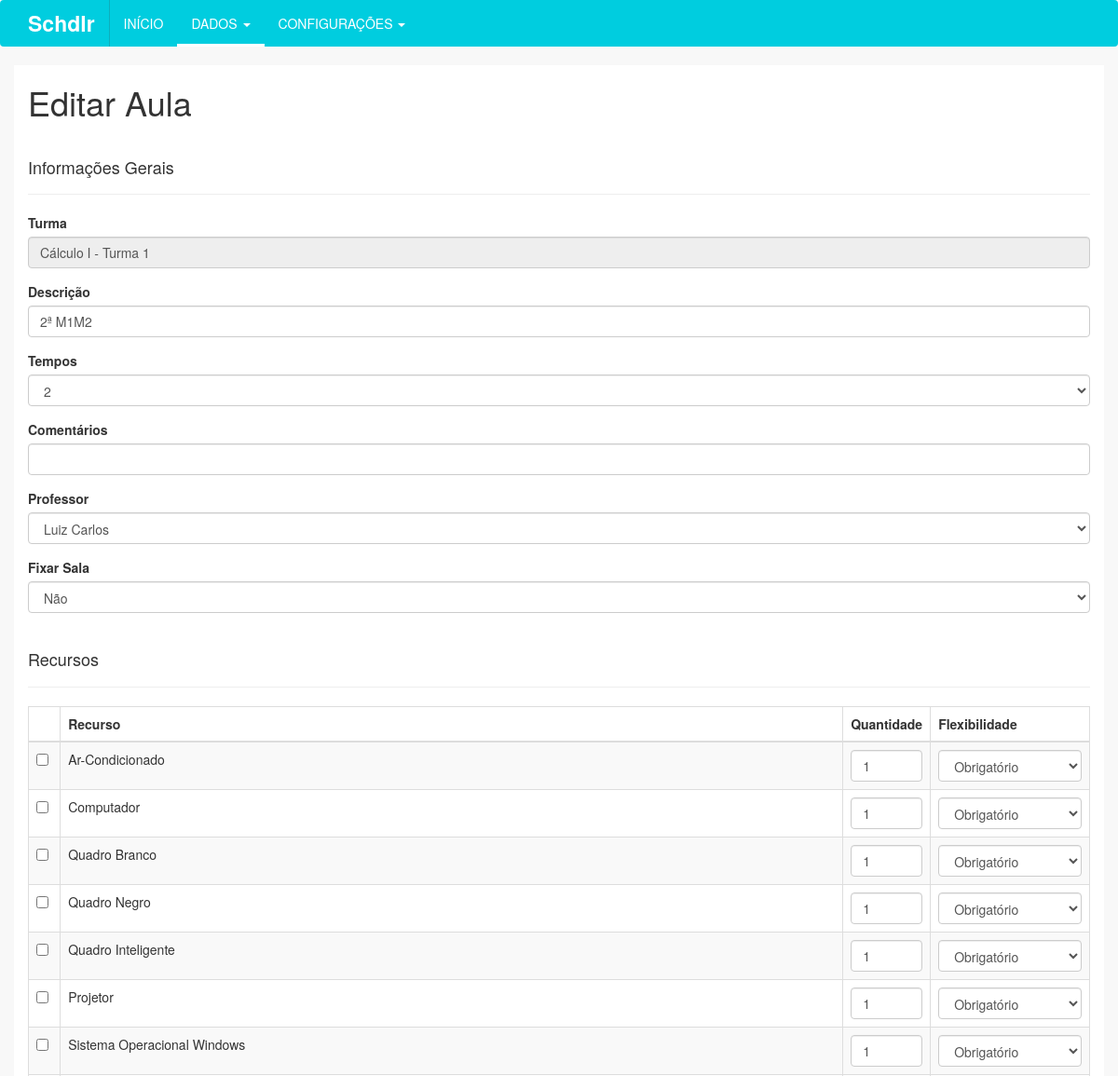
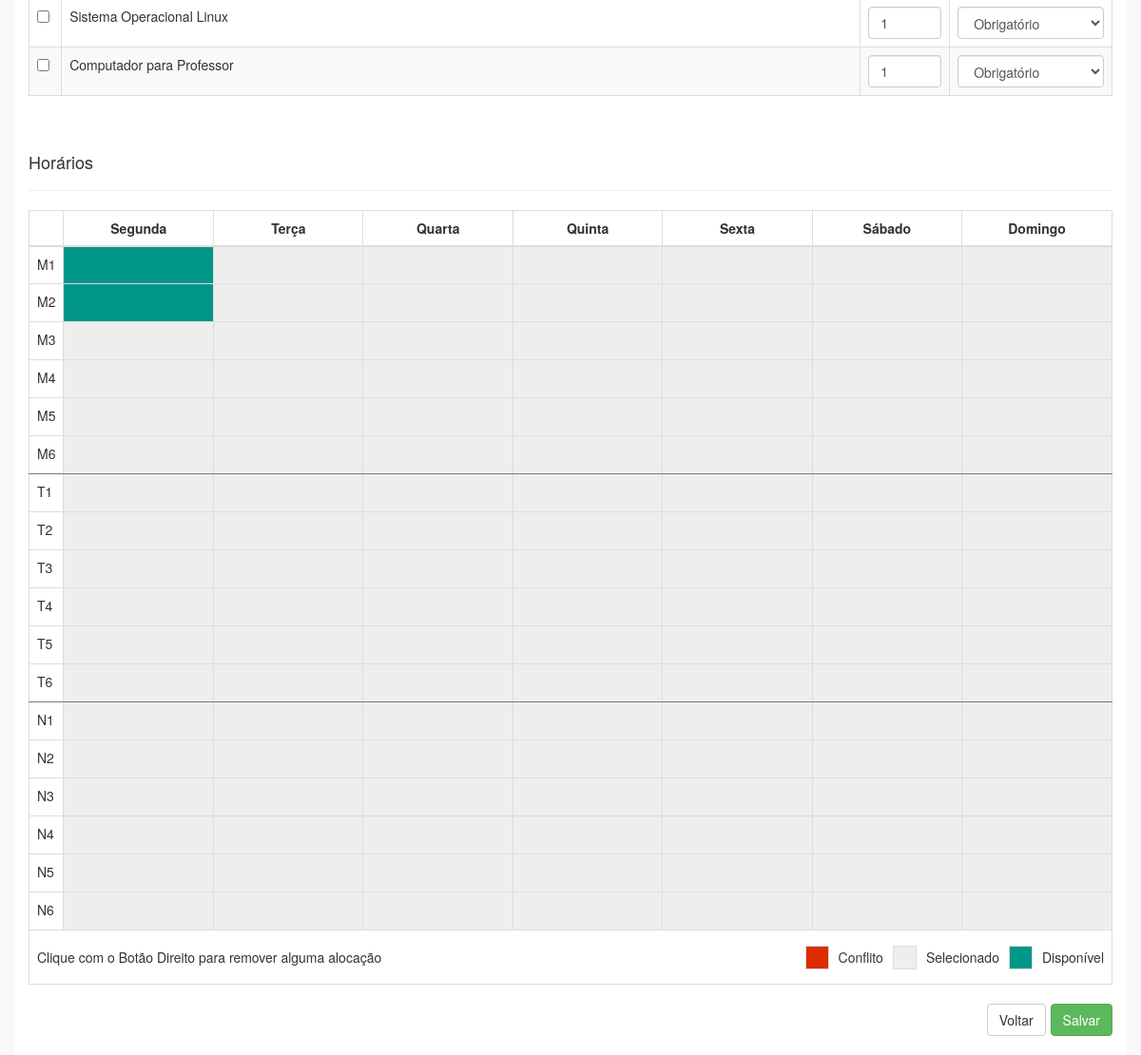
The app's page /turma/21/aula/editar/40 with its own data (2 pictures, top to bottom).
### tables this page shows
CREATE TABLE `turma` (
  `idTurma` int(11) NOT NULL,
  `descricao` varchar(45) DEFAULT NULL,
  `capacidade` int(11) NOT NULL,
  `ativo` tinyint(1) NOT NULL DEFAULT '1',
  `excluido` tinyint(1) NOT NULL DEFAULT '0',
  `Disciplina_idDisciplina` int(11) NOT NULL,
  `CursoPreferencial_idCurso` int(11) NOT NULL
);

CREATE TABLE `disciplina` (
  `idDisciplina` int(11) NOT NULL,
  `nome` varchar(45) NOT NULL,
  `codigo` varchar(45) NOT NULL,
  `descricao` varchar(45) DEFAULT NULL,
  `carga_horaria` varchar(45) NOT NULL,
  `ativo` tinyint(1) NOT NULL DEFAULT '1',
  `excluido` tinyint(1) NOT NULL DEFAULT '0',
  `Departamento_idDepartamento` int(11) NOT NULL
);

CREATE TABLE `aula` (
  `idAula` int(11) NOT NULL,
  `descricao` varchar(45) DEFAULT NULL,
  `comentarios` varchar(45) DEFAULT NULL,
  `ativo` tinyint(1) NOT NULL DEFAULT '1',
  `excluido` tinyint(1) NOT NULL DEFAULT '0',
  `Turma_idTurma` int(11) NOT NULL,
  `Agregacao_idAgregacao` int(11) NOT NULL
);

CREATE TABLE `agregacao` (
  `idAgregacao` int(11) NOT NULL,
  `tempos` int(11) NOT NULL,
  `excluido` tinyint(1) NOT NULL DEFAULT '0',
  `Sala_idSala` int(11) DEFAULT NULL,
  `Professor_idProfessor` int(11) DEFAULT NULL
);

CREATE TABLE `professor` (
  `idProfessor` int(11) NOT NULL,
  `nome` varchar(255) DEFAULT NULL,
  `ativo` tinyint(1) NOT NULL DEFAULT '1',
  `excluido` tinyint(1) NOT NULL DEFAULT '0',
  `Instituto_idInstituto` int(11) NOT NULL
);

CREATE TABLE `recurso` (
  `idRecurso` int(11) NOT NULL,
  `descricao` varchar(45) DEFAULT NULL,
  `ativo` tinyint(1) NOT NULL DEFAULT '1',
  `excluido` tinyint(1) NOT NULL DEFAULT '0'
);

### index.php (called while the page is built, shortened)
<?php
	require_once("controles/Manipulador.php");
	Manipulador::Instancia()->Conteudo();
?>

### modelos/DaoTurma.php (called while the page is built, shortened)
<?php
	require_once("Conexao.php");
	class DaoTurma{
		public static $instancia;
		public static function Instancia(){
			if (!isset(self::$instancia))
				self::$instancia = new DaoTurma();
			return self::$instancia;
		}
		public function CarregarPorId($id){
			try{
				$sql = "SELECT turma.idTurma, turma.CursoPreferencial_idCurso, turma.descricao, turma.Disciplina_idDisciplina, turma.capacidade, turma.ativo, turma.excluido, disciplina.nome as disciplina FROM turma
							INNER JOIN disciplina ON turma.Disciplina_idDisciplina = disciplina.idDisciplina
								WHERE turma.idTurma = :id";
				$p_sql = Conexao::Instancia()->prepare($sql);
				$p_sql->bindValue(":id", $id);
				$p_sql->execute();
				$ar = $p_sql->fetchAll();
				if(sizeof($ar) >= 1)
					return $ar[0];
				else
					return false;
			}
			catch(Exception $e){
				echo "Exception >>> ".$e;
			}
		}
	}
?>

### modelos/DaoAula.php (called while the page is built, shortened)
<?php
	require_once("Conexao.php");
	class DaoAula{
		public static $instancia;
		public static function Instancia(){
			if (!isset(self::$instancia))
				self::$instancia = new DaoAula();
			return self::$instancia;
		}
		public function ListarPorAgregacao($idAgregacao, $idAula = 0){
			try{
				$sql = "SELECT aula.idAula, aula.descricao, aula.comentarios, aula.Turma_idTurma as idTurma, aula.ativo, aula.excluido, aula.Agregacao_idAgregacao as idAgregacao, agregacao.tempos, turma.descricao as turma, CONCAT(disciplina.codigo, ' ', disciplina.nome) as disciplina FROM aula
							INNER JOIN agregacao ON aula.Agregacao_idAgregacao = agregacao.idAgregacao
							INNER JOIN turma ON aula.Turma_idTurma = turma.idTurma
							INNER JOIN disciplina ON turma.Disciplina_idDisciplina = disciplina.idDisciplina
							WHERE aula.excluido = 0 AND aula.Agregacao_idAgregacao = :idAgregacao AND aula.idAula != :idAula";
				$p_sql = Conexao::Instancia()->prepare($sql);
				$p_sql->bindValue(":idAgregacao", $idAgregacao);
				$p_sql->bindValue(":idAula", $idAula);
				$p_sql->execute();
				return $p_sql->fetchAll();
			}
			catch(Exception $e){
				echo "Exception >>> ".$e;
			}
		}
		public function CarregarPorId($id){
			try{
				$sql = "SELECT aula.idAula, aula.descricao, agregacao.Sala_idSala, agregacao.Professor_idProfessor, aula.comentarios, aula.Turma_idTurma as idTurma, aula.ativo, aula.excluido, aula.Agregacao_idAgregacao as idAgregacao, agregacao.tempos FROM aula
							INNER JOIN agregacao ON aula.Agregacao_idAgregacao = agregacao.idAgregacao
								WHERE idAula = :id";
				$p_sql = Conexao::Instancia()->prepare($sql);
				$p_sql->bindValue(":id", $id);
				$p_sql->execute();
				$ar = $p_sql->fetchAll();
				if(sizeof($ar) >= 1)
					return $ar[0];
				else
					return false;
			}
			catch(Exception $e){
				echo "Exception >>> ".$e;
			}
		}
	}
?>

### modelos/Conexao.php (called while the page is built, shortened)
<?php
class Conexao{
	public static $instancia;
	public static function Instancia() {
		if (!isset(self::$instancia)) {
			self::$instancia = new PDO('mysql:host=localhost;dbname=tcc', 'root', '', array(PDO::MYSQL_ATTR_INIT_COMMAND => "SET NAMES utf8"));
			self::$instancia->setAttribute(PDO::ATTR_ERRMODE, PDO::ERRMODE_EXCEPTION);
			self::$instancia->setAttribute(PDO::ATTR_ORACLE_NULLS, PDO::NULL_EMPTY_STRING);
		}
		return self::$instancia;
	}
}
?>

### modelos/DaoProfessor.php (called while the page is built, shortened)
<?php
	require_once("Conexao.php");
	class DaoProfessor{
		public static $instancia;
		public static function Instancia(){
			if (!isset(self::$instancia))
				self::$instancia = new DaoProfessor();
			return self::$instancia;
		}
		public function ListarAtivos(){
			try{
				$sql = "SELECT * FROM professor WHERE excluido = 0 and ativo=1 ORDER BY NOME ASC";
				$p_sql = Conexao::Instancia()->prepare($sql);
				$p_sql->execute();
				return $p_sql->fetchAll();
			}
			catch(Exception $e){
				echo "Exception >>> ".$e;
			}
		}
	}
?>

### modelos/DaoRecurso.php (called while the page is built, shortened)
<?php
	require_once("Conexao.php");
	class DaoRecurso{
		public static $instancia;
		public static function Instancia(){
			if (!isset(self::$instancia))
				self::$instancia = new DaoRecurso();
			return self::$instancia;
		}
		public function ListarAtivos(){
			try{
				$sql = "SELECT * FROM recurso WHERE excluido = 0 and ativo=1";
				$p_sql = Conexao::Instancia()->prepare($sql);
				$p_sql->execute();
				return $p_sql->fetchAll();
			}
			catch(Exception $e){
				echo "Exception >>> ".$e;
			}
		}
	}
?>

### modelos/DaoTempoAula.php (called while the page is built, shortened)
<?php
	require_once("Conexao.php");
	class DaoTempoAula{
		public static $instancia;
		public static function Instancia(){
			if (!isset(self::$instancia))
				self::$instancia = new DaoTempoAula();
			return self::$instancia;
		}
		public function CarregarPorAgregacao($agregacaoId, $tempos=1){
			try{
				$sql = "SELECT * FROM agregacao_tempoaula WHERE Agregacao_idAgregacao = :agregacaoId";
				$p_sql = Conexao::Instancia()->prepare($sql);
				$p_sql->bindValue(":agregacaoId", $agregacaoId);
				$p_sql->execute();
				$dias = array("SEG", "TER", "QUA", "QUI", "SEX", "SAB","DOM");
				$turnos = array("M","T","N");
				$horarios = array();
				$aulas = array();
				for($j = 0; $j < sizeof($turnos); $j++){
					for($k = 1; $k<=6; $k++){
						$horarios[] = $turnos[$j].$k;
					}
				}
				$horarios_flip = array_flip($horarios);
				for($i = 0; $i < sizeof($dias); $i++){
					for($j = 0; $j < sizeof($turnos); $j++){
						for($k = 1; $k<=6; $k++){
							$aulas[$dias[$i]][$turnos[$j].$k] = 0;
						}
					}
				}
				$consulta = $p_sql->fetchAll();
				foreach ($consulta as $key => $value) {
					$indice = $horarios_flip[$value["TempoAula_horario"]];
					for($i = 0; $i<$tempos; $i++){
						$aulas[$value["TempoAula_dia"]][$horarios[$indice+$i]] = 1;
					}
				}
				return $aulas;
			}
			catch(Exception $e){
				echo "Exception >>> ".$e;
			}
		}
	}
?>

### visoes/aula/editar.php (the view, shortened to what this page needs)
<?php
  $id = $_GET['aux2'];
  require_once("modelos/DaoAula.php");
  $dados = DaoAula::Instancia()->CarregarPorId($id);
  require_once("modelos/DaoRecurso.php");
  $recursos = DaoRecurso::Instancia()->ListarAtivos();
  require_once("modelos/DaoTempoAula.php");
  require_once("modelos/DaoTurma.php");
  require_once("modelos/DaoProfessor.php");
  $professores = DaoProfessor::Instancia()->ListarAtivos();
  $turma = DaoTurma::Instancia()->CarregarPorId($dados["idTurma"]);
  $aulasAgregadas = DaoAula::Instancia()->ListarPorAgregacao($dados["idAgregacao"], $id);
?>
<h1>Editar Aula</h1>
<form method="POST" action="<?php echo Manipulador::getDir(); ?>controles/aula.php?acao=editar" class="form-validate">
    <div class="page-header">
      <h4>Informações Gerais</h4>
    </div>
    <div class="form-group">
      <label for="turma">Turma</label>
      <input type="text" class="form-control" id="turma" disabled value="<?php echo $turma["disciplina"]." - ".$turma["descricao"]; ?>">
    </div>
   <div class="form-group">
      <label for="descricao">Descrição</label>
      <input type="text" name="descricao" class="form-control" id="descricao" minlength="1" required value="<?php echo $dados['descricao']; ?>">
    </div>
    <div class="form-group">
      <label for="tempos">Tempos</label>
      <select name="tempos" class="form-control" id="aulaTempos" required>
        <option value="2" <?php echo (($dados["tempos"] == "2")?"selected":""); ?>>2</option>
      </select>
    </div>
    <div class="form-group">
      <label for="comentarios">Comentários</label>
      <input type="text" name="comentarios" class="form-control" id="comentarios" value="<?php echo $dados['comentarios']; ?>">
    </div>
    <div class="form-group">
        <label for="idProfessor">Professor</label>
        <select name="idProfessor" class="form-control" id="professor">
            <?php foreach ($professores as $key => $value) { ?>
              <option value="<?php echo $value["idProfessor"]; ?>" <?php echo (($dados['Professor_idProfessor']==$value["idProfessor"])?"selected":""); ?>><?php echo $value["nome"]; ?></option>
            <?php } ?>
      </select>
    </div>
    <div class="form-group">
        <label for="idSala">Fixar Sala</label>
        <select name="idSala" class="form-control" id="sala">
          <option value="">Não</option>
      </select>
    </div>
    <div class="page-header">
      <h4>Recursos</h4>
    </div>
    <div class="table-responsive">
        <table class="table table-striped table-bordered">
            <thead>
              <tr>
                <th width="3%"></th>
                <th>Recurso</th>
                <th width="5%">Quantidade</th>
                <th width="15%">Flexibilidade</th>
              </tr>
            </thead>
            <tbody>
    <?php
        $recursosAulaId = array();
        $recursosAulaQuantidade = array();
        $recursosAulaFlexibilidade = array();
        foreach ($recursos as $key => $value) {
    ?>
              <tr>
                <td width="3%"><input type="checkbox" name="recursos[<?php echo $value["idRecurso"]; ?>][ativo]" id="recursos_<?php echo $value["idRecurso"]; ?>" value="1" <?php echo (in_array($value["idRecurso"], $recursosAulaId))?"checked":""; ?>></td>
                <td><?php echo $value["descricao"]; ?></td>
                <td width="5%"><input type="number" min="0" required name="recursos[<?php echo $value["idRecurso"]; ?>][quantidade]" class="form-control" id="recursos_quantidade_<?php echo $value["idRecurso"]; ?>" value="<?php echo (in_array($value["idRecurso"], $recursosAulaId))?$recursosAulaQuantidade[$value["idRecurso"]]:"1"; ?>"></td>
                <td width="15%">
                  <select required name="recursos[<?php echo $value["idRecurso"]; ?>][flexibilidade]" class="form-control" id="recursos_flexibilidade_<?php echo $value["idRecurso"]; ?>">
                    <option value="4" <?php echo (in_array($value["idRecurso"], $recursosAulaId))?(($recursosAulaFlexibilidade[$value["idRecurso"]] == "4")?"selected":""):"selected"; ?>>Obrigatório</option>
                  </select>
                </td>
              </tr>
    <?php
        }
    ?>
            </tbody>
        </table>
    </div>
    <div class="page-header">
      <h4>Horários</h4>
    </div>
    <div class="table-responsive">
      <table class="table table-bordered" id="tabela-horarios-aula">
        <thead>
          <tr>
            <th width="2%"></th>
            <th width="14%" class="text-center">Segunda</th>
            <th width="14%" class="text-center">Terça</th>
            <th width="14%" class="text-center">Quarta</th>
            <th width="14%" class="text-center">Quinta</th>
            <th width="14%" class="text-center">Sexta</th>
            <th width="14%" class="text-center">Sábado</th>
            <th width="14%" class="text-center">Domingo</th>
          </tr>
        </thead>
        <tbody>
            <?php
              $tempoAulas = DaoTempoAula::Instancia()->CarregarPorAgregacao($dados["idAgregacao"], $dados["tempos"]);
              $horarios = array("M","T","N");
              for($i=0;$i<3;$i++){
                for($j=1; $j<=6; $j++){
                  ?>
                    <tr>
                      <td width="2%"  class="inselecionavel<?php echo ($j==6 && $i!=2)?" borda-inferior":""; ?>"><?php echo $horarios[$i].$j;?></td>
                      <td width="14%" class="text-center<?php echo ($j==6 && $i!=2)?" borda-inferior":""; ?> <?php echo ($tempoAulas['SEG'][$horarios[$i].$j] == 0)?"in":""; ?>disponivel"></td>
                      <td width="14%" class="text-center<?php echo ($j==6 && $i!=2)?" borda-inferior":""; ?> <?php echo ($tempoAulas['TER'][$horarios[$i].$j] == 0)?"in":""; ?>disponivel"></td>
                      <td width="14%" class="text-center<?php echo ($j==6 && $i!=2)?" borda-inferior":""; ?> <?php echo ($tempoAulas['QUA'][$horarios[$i].$j] == 0)?"in":""; ?>disponivel"></td>
                      <td width="14%" class="text-center<?php echo ($j==6 && $i!=2)?" borda-inferior":""; ?> <?php echo ($tempoAulas['QUI'][$horarios[$i].$j] == 0)?"in":""; ?>disponivel"></td>
                      <td width="14%" class="text-center<?php echo ($j==6 && $i!=2)?" borda-inferior":""; ?> <?php echo ($tempoAulas['SEX'][$horarios[$i].$j] == 0)?"in":""; ?>disponivel"></td>
                      <td width="14%" class="text-center<?php echo ($j==6 && $i!=2)?" borda-inferior":""; ?> <?php echo ($tempoAulas['SAB'][$horarios[$i].$j] == 0)?"in":""; ?>disponivel"></td>
                      <td width="14%" class="text-center<?php echo ($j==6 && $i!=2)?" borda-inferior":""; ?> <?php echo ($tempoAulas['DOM'][$horarios[$i].$j] == 0)?"in":""; ?>disponivel"></td>
                    </tr>
                  <?php
                }
              }
            ?>
        </tbody>
        <tfoot>
          <tr>
              <td colspan="4">
                <div class="legenda texto"><p>Clique com o Botão Direito para remover alguma alocação</p></div>
              </td>
              <td colspan="4">
                <div class="legenda"><span class="disponivel"></span><p>Disponível</p></div>
                <div class="legenda"><span class="indisponivel"></span><p>Selecionado</p></div>
                <div class="legenda"><span class="disponivel hover"></span><p>Conflito</p></div>
              </td>
          </tr>
        </tfoot>
      </table>
    </div>
    <?php if(sizeof($aulasAgregadas) == 0) { ?>
      <button type="submit" class="btn btn-salvar btn-success pull-right">Salvar</button>
    <?php } else { ?>
      <button type="submit" class="btn btn-confirmar btn-success pull-right" onclick="$('#modal-editar-aula').addClass('fade'); abrirModal('#modal-editar-aula'); return false;">Salvar</button>
    <?php } ?>
    <a href="<?php echo Manipulador::getDir(); ?>turma/<?php echo $turma["idTurma"]; ?>/aula/"><button type="button" class="btn btn-default pull-right">Voltar</button></a>
</form>
<br>

### records on screen
turma: Disciplina_idDisciplina+descricao "Cálculo I - Turma 1"
aula: descricao "2ª M1M2"
agregacao: tempos "2", idProfessor "Luiz Carlos"
recurso: descricao "Ar-Condicionado", idRecurso "1", idRecurso "Obrigatório"
recurso: descricao "Computador", idRecurso "1", idRecurso "Obrigatório"
recurso: descricao "Quadro Branco", idRecurso "1", idRecurso "Obrigatório"
recurso: descricao "Quadro Negro", idRecurso "1", idRecurso "Obrigatório"
recurso: descricao "Quadro Inteligente", idRecurso "1", idRecurso "Obrigatório"
recurso: descricao "Projetor", idRecurso "1", idRecurso "Obrigatório"
recurso: descricao "Sistema Operacional Windows", idRecurso "1", idRecurso "Obrigatório"
recurso: descricao "Sistema Operacional Linux", idRecurso "1", idRecurso "Obrigatório"
recurso: descricao "Computador para Professor", idRecurso "1", idRecurso "Obrigatório"

### other values on screen
$horarios[$i] "M"
$horarios[$i] "T"
$horarios[$i] "N"
